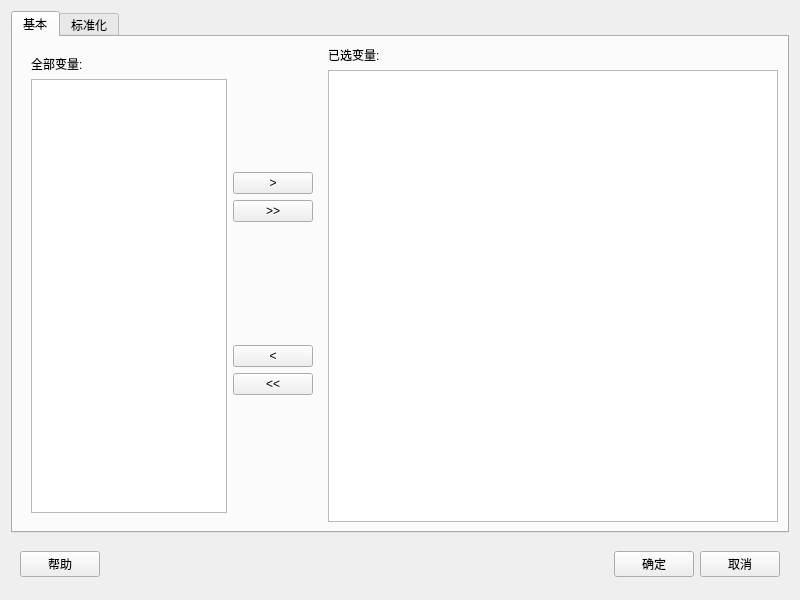
<?xml version="1.0" encoding="UTF-8"?>
<ui version="4.0">
 <class>Form</class>
 <widget class="QWidget" name="Form">
  <property name="geometry">
   <rect>
    <x>0</x>
    <y>0</y>
    <width>800</width>
    <height>600</height>
   </rect>
  </property>
  <property name="windowTitle">
   <string>数据-标准化</string>
  </property>
  <layout class="QVBoxLayout" name="verticalLayout_13">
   <item>
    <widget class="QTabWidget" name="tabWidget">
     <property name="currentIndex">
      <number>0</number>
     </property>
     <widget class="QWidget" name="tab">
      <attribute name="title">
       <string>基本</string>
      </attribute>
      <layout class="QVBoxLayout" name="verticalLayout">
       <item>
        <layout class="QHBoxLayout" name="horizontalLayout_2">
         <item>
          <widget class="QWidget" name="widget_2" native="true">
           <property name="maximumSize">
            <size>
             <width>300</width>
             <height>16777215</height>
            </size>
           </property>
           <layout class="QHBoxLayout" name="horizontalLayout">
            <item>
             <layout class="QVBoxLayout" name="verticalLayout_2">
              <item>
               <widget class="QLabel" name="label_3">
                <property name="text">
                 <string>全部变量:</string>
                </property>
               </widget>
              </item>
              <item>
               <widget class="QListWidget" name="listWidget_var"/>
              </item>
             </layout>
            </item>
            <item>
             <layout class="QVBoxLayout" name="verticalLayout_17">
              <item>
               <layout class="QVBoxLayout" name="verticalLayout_4">
                <item>
                 <widget class="QPushButton" name="pushButton_to_right">
                  <property name="text">
                   <string>&gt;</string>
                  </property>
                 </widget>
                </item>
                <item>
                 <widget class="QPushButton" name="pushButton_to_right_all">
                  <property name="text">
                   <string>&gt;&gt;</string>
                  </property>
                 </widget>
                </item>
               </layout>
              </item>
              <item>
               <layout class="QVBoxLayout" name="verticalLayout_16">
                <item>
                 <widget class="QPushButton" name="pushButton_to_left">
                  <property name="text">
                   <string>&lt;</string>
                  </property>
                 </widget>
                </item>
                <item>
                 <widget class="QPushButton" name="pushButton_to_left_all">
                  <property name="text">
                   <string>&lt;&lt;</string>
                  </property>
                 </widget>
                </item>
               </layout>
              </item>
             </layout>
            </item>
           </layout>
          </widget>
         </item>
         <item>
          <layout class="QVBoxLayout" name="verticalLayout_3">
           <item>
            <widget class="QLabel" name="label">
             <property name="text">
              <string>已选变量:</string>
             </property>
            </widget>
           </item>
           <item>
            <widget class="QListWidget" name="listWidget_selecetd"/>
           </item>
          </layout>
         </item>
        </layout>
       </item>
      </layout>
     </widget>
     <widget class="QWidget" name="tab_2">
      <attribute name="title">
       <string>标准化</string>
      </attribute>
      <layout class="QVBoxLayout" name="verticalLayout_6">
       <item>
        <widget class="QGroupBox" name="groupBox">
         <property name="title">
          <string>选项</string>
         </property>
         <widget class="QCheckBox" name="checkBox_3">
          <property name="geometry">
           <rect>
            <x>10</x>
            <y>100</y>
            <width>161</width>
            <height>16</height>
           </rect>
          </property>
          <property name="text">
           <string>用列均值替换缺失值</string>
          </property>
          <property name="checked">
           <bool>false</bool>
          </property>
         </widget>
         <widget class="QWidget" name="layoutWidget">
          <property name="geometry">
           <rect>
            <x>12</x>
            <y>22</y>
            <width>212</width>
            <height>48</height>
           </rect>
          </property>
          <layout class="QFormLayout" name="formLayout">
           <item row="0" column="0">
            <widget class="QCheckBox" name="checkBox">
             <property name="text">
              <string>新均值</string>
             </property>
             <property name="checked">
              <bool>true</bool>
             </property>
            </widget>
           </item>
           <item row="0" column="1">
            <widget class="QLineEdit" name="lineEdit">
             <property name="text">
              <string>0</string>
             </property>
            </widget>
           </item>
           <item row="1" column="0">
            <widget class="QCheckBox" name="checkBox_2">
             <property name="text">
              <string>新标准差</string>
             </property>
             <property name="checked">
              <bool>true</bool>
             </property>
            </widget>
           </item>
           <item row="1" column="1">
            <widget class="QLineEdit" name="lineEdit_2">
             <property name="text">
              <string>1</string>
             </property>
            </widget>
           </item>
          </layout>
         </widget>
        </widget>
       </item>
      </layout>
     </widget>
    </widget>
   </item>
   <item>
    <widget class="QWidget" name="widget_3" native="true">
     <property name="minimumSize">
      <size>
       <width>0</width>
       <height>50</height>
      </size>
     </property>
     <property name="maximumSize">
      <size>
       <width>16777215</width>
       <height>50</height>
      </size>
     </property>
     <layout class="QVBoxLayout" name="verticalLayout_5">
      <item>
       <layout class="QHBoxLayout" name="horizontalLayout_3">
        <item>
         <widget class="QPushButton" name="pushButton_help">
          <property name="text">
           <string>帮助</string>
          </property>
         </widget>
        </item>
        <item>
         <spacer name="horizontalSpacer">
          <property name="orientation">
           <enum>Qt::Horizontal</enum>
          </property>
          <property name="sizeHint" stdset="0">
           <size>
            <width>40</width>
            <height>20</height>
           </size>
          </property>
         </spacer>
        </item>
        <item>
         <widget class="QPushButton" name="pushButton_ok">
          <property name="text">
           <string>确定</string>
          </property>
         </widget>
        </item>
        <item>
         <widget class="QPushButton" name="pushButton_cancel">
          <property name="text">
           <string>取消</string>
          </property>
         </widget>
        </item>
       </layout>
      </item>
     </layout>
    </widget>
   </item>
  </layout>
 </widget>
 <resources/>
 <connections/>
</ui>
